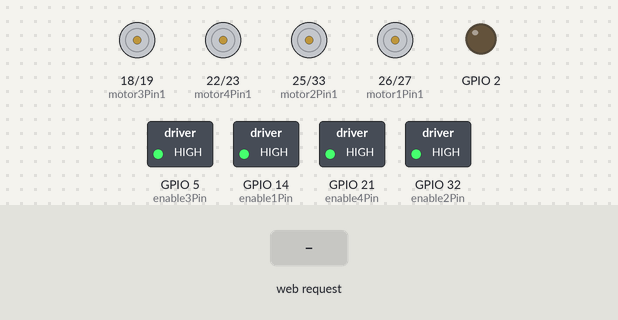
This program was run on a simulated ESP32. On the bench: motor-driver pin pairs drawn as motors (green arrow = first pin HIGH = forward, orange = second pin HIGH = backward, longer = more drive), switched loads named in the program (green lamp = pin HIGH), output pins drawn as LEDs (lit = HIGH). The test bench sets the inputs (shaded band). WiFi joins after 1.5 s; servers stay silent unless stated; what the program prints to the serial monitor is not drawn.

Above: at 2.7 s.
2.8 s: HTTP request GET /forward received
At 3.3 s:
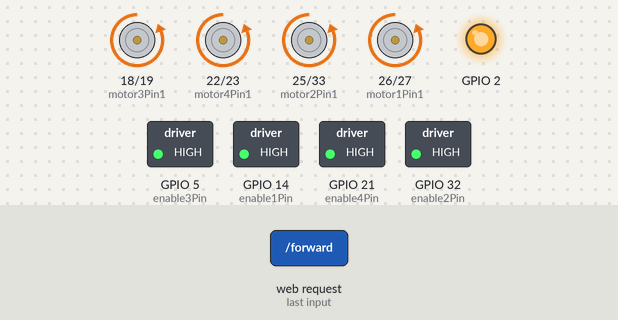
4.3 s: HTTP request GET /left received
At 5.5 s:
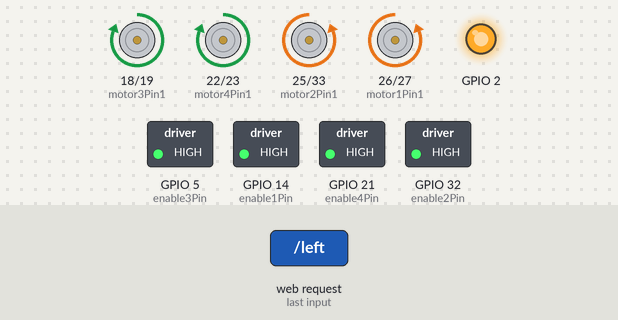
5.8 s: HTTP request GET /right received
At 6.8 s:
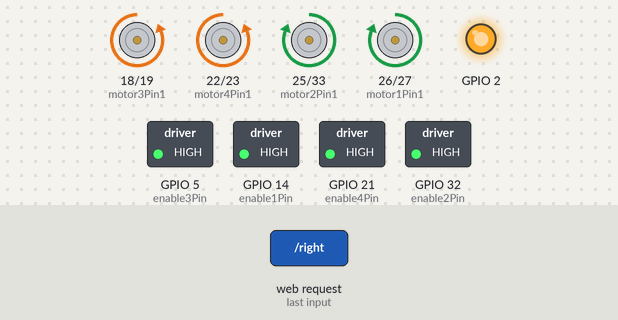
7.3 s: HTTP request GET /reverse received
At 8.0 s:
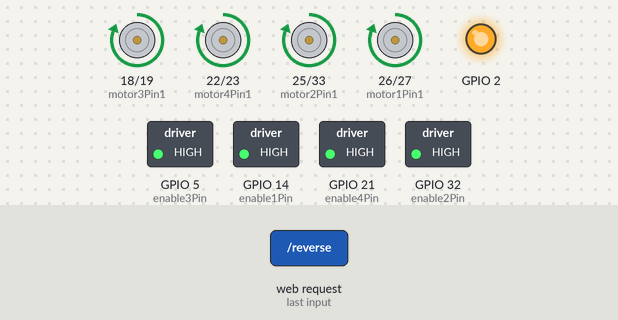
8.8 s: HTTP request GET /forward?value=1 received
At 9.1 s:
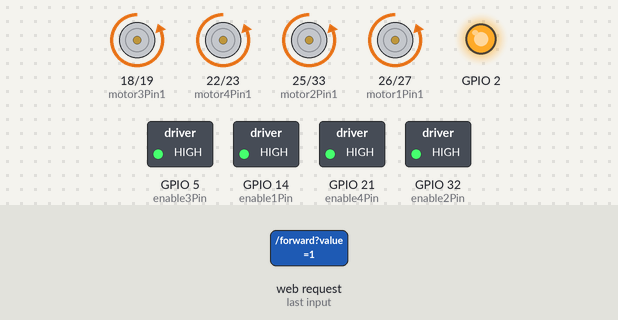
10.3 s: HTTP request GET /left?value=1 received
At 11.4 s:
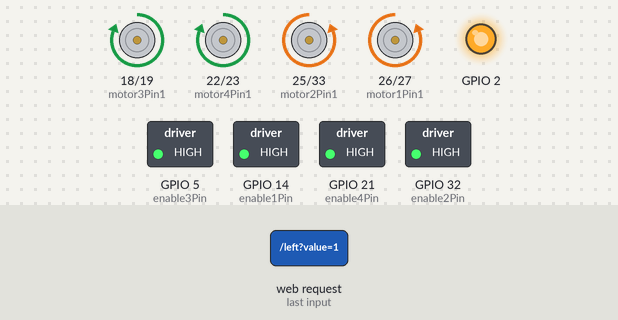
Timing chart, 0 to 12.8 s (numbered marks = the images above; inputs shaded):
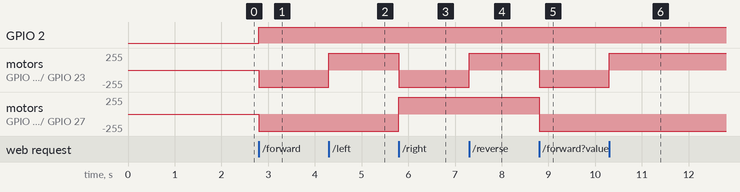

Measured:
- after the input at 2.8 s, GPIO 2: LOW → HIGH at once; motor on GPIO 18 (motor3Pin1) / GPIO 19 (motor3Pin2), motor on GPIO 22 (motor4Pin1) / GPIO 23 (motor4Pin2), motor on GPIO 25 (motor2Pin1) / GPIO 33 (motor2Pin2), motor on GPIO 26 (motor1Pin1) / GPIO 27 (motor1Pin2): stopped → backward 255/255 at once
- after the input at 4.3 s, motor on GPIO 18 (motor3Pin1) / GPIO 19 (motor3Pin2), motor on GPIO 22 (motor4Pin1) / GPIO 23 (motor4Pin2): backward 255/255 → forward 255/255 at once
- after the input at 5.8 s, motor on GPIO 18 (motor3Pin1) / GPIO 19 (motor3Pin2), motor on GPIO 22 (motor4Pin1) / GPIO 23 (motor4Pin2): forward 255/255 → backward 255/255 at once; motor on GPIO 25 (motor2Pin1) / GPIO 33 (motor2Pin2), motor on GPIO 26 (motor1Pin1) / GPIO 27 (motor1Pin2): backward 255/255 → forward 255/255 at once
- after the input at 7.3 s, motor on GPIO 18 (motor3Pin1) / GPIO 19 (motor3Pin2), motor on GPIO 22 (motor4Pin1) / GPIO 23 (motor4Pin2): backward 255/255 → forward 255/255 at once
- after the input at 8.8 s, motor on GPIO 18 (motor3Pin1) / GPIO 19 (motor3Pin2), motor on GPIO 22 (motor4Pin1) / GPIO 23 (motor4Pin2), motor on GPIO 25 (motor2Pin1) / GPIO 33 (motor2Pin2), motor on GPIO 26 (motor1Pin1) / GPIO 27 (motor1Pin2): forward 255/255 → backward 255/255 at once
- after the input at 10.3 s, motor on GPIO 18 (motor3Pin1) / GPIO 19 (motor3Pin2), motor on GPIO 22 (motor4Pin1) / GPIO 23 (motor4Pin2): backward 255/255 → forward 255/255 at once

The program:

main.cpp
```cpp
#include <WiFi.h>
#include <WebServer.h>

// Replace with your network credentials
const char* ssid     = "****";
const char* password = "****";

// Create an instance of the WebServer on port 80
WebServer server(80);

// Motor A
int motor1Pin1 = 26;
int motor1Pin2 = 27;
int motor2Pin1 = 25;
int motor2Pin2 = 33;

int motor3Pin1 = 18;
int motor3Pin2 = 19;
int motor4Pin1 = 22;
int motor4Pin2 = 23;
// Setting PWM properties

int enable1Pin = 14;
int enable2Pin = 32;
int enable3Pin = 5;
int enable4Pin = 21;

#define LEFT_CHANNEL 0
#define RIGHTCHANNEL 1

const int freq = 30000;
const int pwmChannel = 0;
const int resolution = 8;
int dutyCycle = 200;
String valueString = String(100);


void handleRoot() {
  const char html[] PROGMEM = R"rawliteral(
  <!DOCTYPE HTML><html>
  <head>
    <meta name="viewport" content="width=device-width, initial-scale=1">
    <link rel="icon" href="data:,">
    <style>
      html { font-family: Helvetica; display: inline-block; margin: 0px auto; text-align: center; }
      .button { -webkit-user-select: none; -moz-user-select: none; -ms-user-select: none; user-select: none; background-color: #4CAF50; border: none; color: white; padding: 12px 28px; text-decoration: none; font-size: 26px; margin: 1px; cursor: pointer; }
      .button2 {background-color: #555555;}
    </style>
    <script>
      function moveForward() { fetch('/forward'); }
      function moveLeft() { fetch('/left'); }
      function stopRobot() { fetch('/stop'); }
      function moveRight() { fetch('/right'); }
      function moveReverse() { fetch('/reverse'); }

      function updateMotorSpeed(pos) {
        document.getElementById('motorSpeed').innerHTML = pos;
        fetch(`/speed?value=${pos}`);
      }
    </script>
  </head>
  <body>
    <h1>ESP32 Motor Control</h1>
    <p><button class="button" onclick="moveForward()">FORWARD</button></p>
    <div style="clear: both;">
      <p>
        <button class="button" onclick="moveLeft()">LEFT</button>
        <button class="button button2" onclick="stopRwith
    <p><button class="button" onclick="moveReverse()">REVERSE</button></p>
    <p>Motor Speed: <span id="motorSpeed">100</span></p>
    <input type="range" min="0" max="100" step="25" id="motorSlider" oninput="updateMotorSpeed(this.value)" value="100"/>
  </body>
  </html>)rawliteral";
  server.send(200, "text/html", html);
}

void stop_motors() {
  // Stop the DC motor
    digitalWrite(motor1Pin1, LOW);
    digitalWrite(motor1Pin2, LOW);
    digitalWrite(motor2Pin1, LOW);
    digitalWrite(motor2Pin2, LOW);

    digitalWrite(motor3Pin1, LOW);
    digitalWrite(motor3Pin2, LOW);
    digitalWrite(motor4Pin1, LOW);
    digitalWrite(motor4Pin2, LOW);

    digitalWrite(2, LOW);
}

void move_forward_left() {
  // Move the DC motor forward at maximum speed
    digitalWrite(motor1Pin1, LOW);
    digitalWrite(motor1Pin2, HIGH);
    digitalWrite(motor2Pin1, LOW);
    digitalWrite(motor2Pin2, HIGH);
}

void move_backward_left() {
  // Move the DC motor forward at maximum speed
    digitalWrite(motor1Pin1, HIGH);
    digitalWrite(motor1Pin2, LOW);
    digitalWrite(motor2Pin1, HIGH);
    digitalWrite(motor2Pin2, LOW);
}

void move_forward_right() {
  // Move the DC motor forward at maximum speed
    digitalWrite(motor3Pin1, LOW);
    digitalWrite(motor3Pin2, HIGH);
    digitalWrite(motor4Pin1, LOW);
    digitalWrite(motor4Pin2, HIGH);
}

void move_backward_right() {
  // Move the DC motor forward at maximum speed
    digitalWrite(motor3Pin1, HIGH);
    digitalWrite(motor3Pin2, LOW);
    digitalWrite(motor4Pin1, HIGH);
    digitalWrite(motor4Pin2, LOW);
}

void move_forward() {
  // Move the DC motor forward at maximum speed
    move_forward_left();
    move_forward_right();
    digitalWrite(2, HIGH);
}

void move_backward() {
  // Move the DC motor backwards at maximum speed
    move_backward_left();
    move_backward_right();
    digitalWrite(2, HIGH);

}

void rotate_left() {
  // Move the DC motor forward at maximum speed
    move_forward_left();
    move_backward_right();
    digitalWrite(2, HIGH);

}

void rotate_right() {
  // Move the DC motor forward at maximum speed
    move_backward_left();
    move_forward_right();
    digitalWrite(2, HIGH);

}

void handleForward() {
  Serial.println("Forward");
  move_forward();
  server.send(200);
}

void handleLeft() {
  Serial.println("Left");
  rotate_left();
  server.send(200);
}

void handleStop() {
  Serial.println("Stop");
  stop_motors();
  server.send(200);
}

void handleRight() {
  Serial.println("Right");
  rotate_right();
  server.send(200);
}

void handleReverse() {
  Serial.println("Reverse");
  move_backward();
  server.send(200);
}

void handleSpeed() {
  if (server.hasArg("value")) {
    valueString = server.arg("value");
    int value = valueString.toInt();
    if (value == 0) {
      ledcWrite(LEFT_CHANNEL, 0);
      ledcWrite(RIGHTCHANNEL, 0);

      digitalWrite(motor1Pin1, LOW);
      digitalWrite(motor1Pin2, LOW);
      digitalWrite(motor2Pin1, LOW);
      digitalWrite(motor2Pin2, LOW);
    } else {
      dutyCycle = map(value, 25, 100, 200, 255);
      ledcWrite(LEFT_CHANNEL, dutyCycle);
      ledcWrite(RIGHTCHANNEL, dutyCycle);
    }
  }
  server.send(200);
}

void setup() {
  Serial.begin(115200);
  // sets the pins as outputs:
  pinMode(motor1Pin1, OUTPUT);
  pinMode(motor1Pin2, OUTPUT);
  pinMode(motor2Pin1, OUTPUT);
  pinMode(motor2Pin2, OUTPUT);

  pinMode(motor3Pin1, OUTPUT);
  pinMode(motor3Pin2, OUTPUT);
  pinMode(motor4Pin1, OUTPUT);
  pinMode(motor4Pin2, OUTPUT);

  pinMode(2, OUTPUT);

  // Configure PWM Pins
  ledcSetup(LEFT_CHANNEL, freq, resolution);
  ledcSetup(RIGHTCHANNEL, freq, resolution);

  ledcAttachPin(enable1Pin, LEFT_CHANNEL);
  ledcAttachPin(enable2Pin, LEFT_CHANNEL);
  ledcAttachPin(enable3Pin, RIGHTCHANNEL);
  ledcAttachPin(enable4Pin, RIGHTCHANNEL);

  // Initialize PWM with 255 duty cycle
  ledcWrite(LEFT_CHANNEL, 255);
  ledcWrite(RIGHTCHANNEL, 255);

  Serial.begin(115200);

  Serial.println("Done setting up pins");

  Serial.print("Connecting to ");
  Serial.println(ssid);
  WiFi.begin(ssid, password);
  while (WiFi.status() != WL_CONNECTED) {
    delay(500);
    Serial.print(".");
  }
  Serial.println("");
  Serial.println("WiFi connected.");
  Serial.println("IP address: ");
  Serial.println(WiFi.localIP());

  // Define routes
  server.on("/", handleRoot);
  server.on("/forward", handleForward);
  server.on("/left", handleLeft);
  server.on("/stop", handleStop);
  server.on("/right", handleRight);
  server.on("/reverse", handleReverse);

  server.on("/speed", handleSpeed);

  // Start the server
  server.begin();
}

void loop() {
  server.handleClient();
}
```
